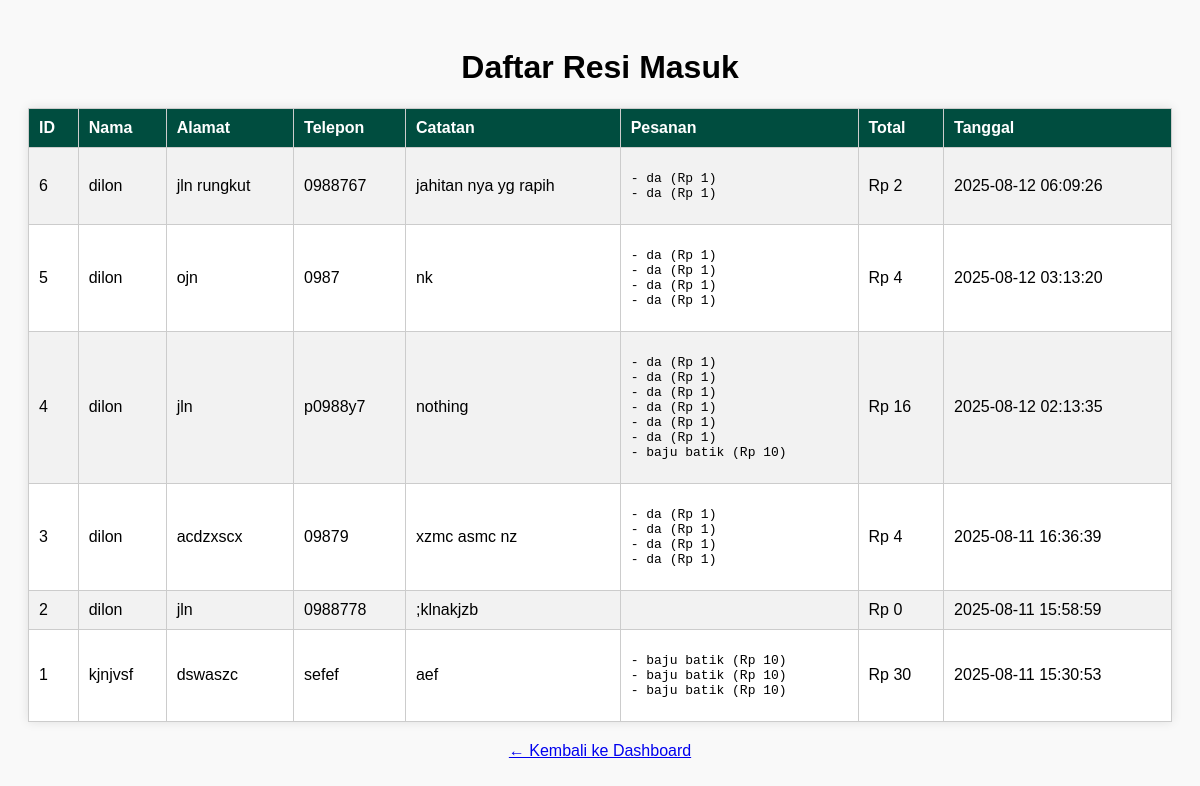
Page /resi.php on the committed database.
### tables this page shows
CREATE TABLE `resi` (
  `id` int(11) NOT NULL,
  `nama` varchar(100) NOT NULL,
  `alamat` text NOT NULL,
  `telepon` varchar(20) NOT NULL,
  `catatan` text NOT NULL,
  `total` int(11) NOT NULL,
  `tanggal` timestamp NOT NULL DEFAULT current_timestamp() ON UPDATE current_timestamp(),
  `pesanan` text NOT NULL
);

### resi.php (the view, shortened to what this page needs)
<?php
require 'koneksi.php';
$resi = $conn->query("SELECT * FROM resi ORDER BY tanggal DESC");
?>
<!DOCTYPE html>
<html>
<head>
</head>
<body>
<h1>Daftar Resi Masuk</h1>
<table>
  <tr>
    <th>ID</th>
    <th>Nama</th>
    <th>Alamat</th>
    <th>Telepon</th>
    <th>Catatan</th>
    <th>Pesanan</th>
    <th>Total</th>
    <th>Tanggal</th>
  </tr>
  <?php while($r = $resi->fetch_assoc()): ?>
  <tr>
    <td><?= $r['id'] ?></td>
    <td><?= htmlspecialchars($r['nama']) ?></td>
    <td><?= htmlspecialchars($r['alamat']) ?></td>
    <td><?= htmlspecialchars($r['telepon']) ?></td>
    <td><?= htmlspecialchars($r['catatan']) ?></td>
    <td><pre><?= htmlspecialchars($r['pesanan']) ?></pre></td>
    <td>Rp <?= number_format($r['total'], 0, ',', '.') ?></td>
    <td><?= $r['tanggal'] ?></td>
  </tr>
  <?php endwhile; ?>
</table>
<a href="admin_dashboard.php" class="back">← Kembali ke Dashboard</a>
</body>
</html>

### resi.php (style rules this page uses)
body { font-family: Arial; padding: 20px; background: #f9f9f9; }
h1 { text-align: center; }
table { width: 100%; border-collapse: collapse; background: white; box-shadow: 0 0 10px rgba(0,0,0,0.1); }
th, td { border: 1px solid #ccc; padding: 10px; text-align: left; }
th { background-color: #004D3f; color: white; }
tr:nth-child(even) { background-color: #f2f2f2; }
.back { margin-top: 20px; display: block; text-align: center; }

### rows in the picture
resi: id "6", nama "dilon", alamat "jln rungkut", telepon "0988767", catatan "jahitan nya yg rapih", pesanan "- da (Rp 1) - da (Rp 1)", total "2", tanggal "2025-08-12 06:09:26"
resi: id "5", nama "dilon", alamat "ojn", telepon "0987", catatan "nk", pesanan "- da (Rp 1) - da (Rp 1) - da (Rp 1) - da (Rp 1)", total "4", tanggal "2025-08-12 03:13:20"
resi: id "4", nama "dilon", alamat "jln", telepon "p0988y7", catatan "nothing", pesanan "- da (Rp 1) - da (Rp 1) - da (Rp 1) - da (Rp 1) - da (Rp 1) - da (Rp 1) - baju batik (Rp 10)", total "16", tanggal "2025-08-12 02:13:35"
resi: id "3", nama "dilon", alamat "acdzxscx", telepon "09879", catatan "xzmc asmc nz", pesanan "- da (Rp 1) - da (Rp 1) - da (Rp 1) - da (Rp 1)", total "4", tanggal "2025-08-11 16:36:39"
resi: id "2", nama "dilon", alamat "jln", telepon "0988778", catatan ";klnakjzb", total "0", tanggal "2025-08-11 15:58:59"
resi: id "1", nama "kjnjvsf", alamat "dswaszc", telepon "sefef", catatan "aef", pesanan "- baju batik (Rp 10) - baju batik (Rp 10) - baju batik (Rp 10)", total "30", tanggal "2025-08-11 15:30:53"
